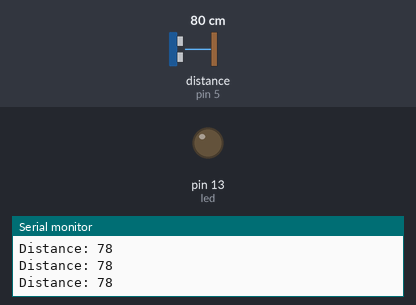
A sketch run on a simulated Arduino Uno, built with avr-gcc and run on an emulated ATmega328P. On the bench: output pins drawn as LEDs (lit = HIGH), the last lines printed to the serial monitor. Wiring (inferred from the names in the program): ultrasonic range finder: trigger pin 6; echo pin 5. The inputs (shaded band) are chosen by the test bench; at power-on: distance to the obstacle (sensor on pin 5) 80 cm. The echo pulse lasts 58.3 µs per cm; pins used as bus, display or sensor lines are not drawn.

Above: at 1.2 s.
1.3 s: distance to the obstacle (sensor on pin 5) set to 10 cm
4.3 s: distance to the obstacle (sensor on pin 5) set to 7 cm
At 5.4 s:
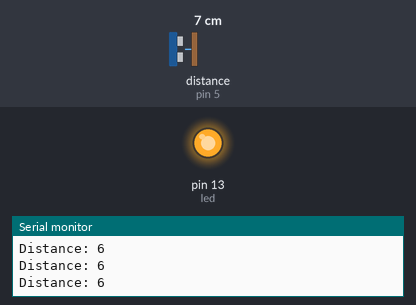
5.8 s: distance to the obstacle (sensor on pin 5) set to 9 cm
At 6.6 s:
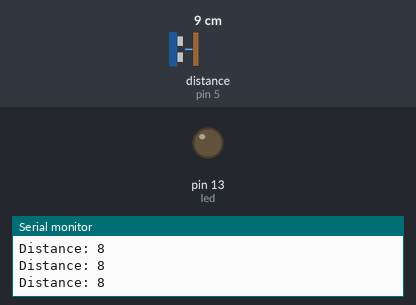
8.8 s: distance to the obstacle (sensor on pin 5) set to 2 cm
At 10.1 s:
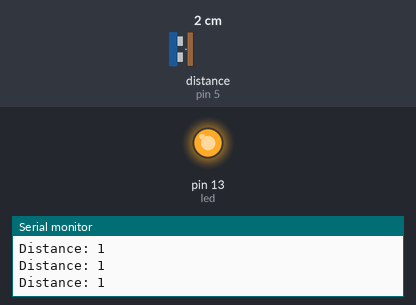
Timing chart, 0 to 11.8 s (numbered marks = the images above; inputs shaded):
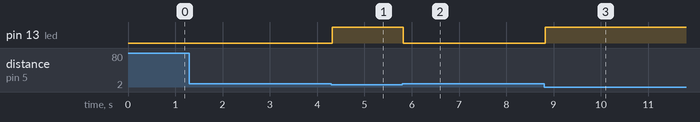

The sketch:

Sonar.ino
```cpp
const int trigPin = 6;
const int echoPin = 5;
const int led = 13;

long duration;
int distance;
void setup() {
pinMode(trigPin, OUTPUT);
pinMode(echoPin, INPUT);
pinMode(led, OUTPUT);
Serial.begin(9600);
}
void loop() {

digitalWrite(trigPin, LOW);
delayMicroseconds(2);
digitalWrite(trigPin, HIGH);
delayMicroseconds(10);
digitalWrite(trigPin, LOW);
duration = pulseIn(echoPin, HIGH);
distance= duration*0.034/2;
Serial.print("Distance: ");
Serial.println(distance);

if (distance < 8){
  digitalWrite(led, HIGH);
}
else {
  digitalWrite(led,LOW);
}
}
```

Measured:
- the behaviour switches between 9 and 8 cm on distance to the obstacle (sensor on pin 5) (found by bisection; images 0 and 1)
- after the input at 4.3 s, pin 13 (led): LOW → HIGH at once
- after the input at 5.8 s, pin 13 (led): HIGH → LOW at once
- after the input at 8.8 s, pin 13 (led): LOW → HIGH at once
